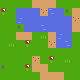

A 2D game scene composited from a Tiled map and its tileset images. What follows is a short description and the map's XML, with every tile layer's data as written:
An orthogonal 10x10 tile map with 8x8 px tiles, 1 tile layer (Tile Layer 1).

<map version="1.2" tiledversion="1.2.0" orientation="orthogonal" renderorder="right-down" width="10" height="10" tilewidth="8" tileheight="8" infinite="0" nextlayerid="2" nextobjectid="1">
 <tileset firstgid="1" source="test.tsx" />
 <layer id="1" name="Tile Layer 1" width="10" height="10">
  <data encoding="csv">
3,3,3,3,9,9,9,3,3,3,
2,3,10,10,10,8,5,10,7,9,
3,3,6,10,10,10,10,10,10,8,
3,3,7,10,10,5,10,10,10,9,
3,3,9,9,3,4,9,6,10,3,
3,4,3,2,3,3,8,10,5,3,
3,3,3,3,3,3,3,3,3,3,
3,3,3,3,8,3,2,3,4,3,
7,3,3,2,9,9,3,3,3,3,
3,3,3,3,3,9,9,9,3,3
</data>
 </layer>
</map>